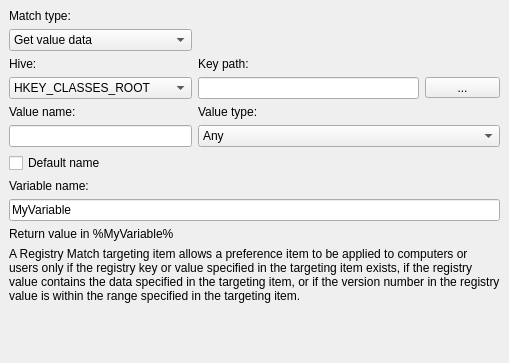
<?xml version="1.0" encoding="UTF-8"?>
<ui version="4.0">
 <class>RegistryMatchWidget</class>
 <widget class="QWidget" name="RegistryMatchWidget">
  <property name="geometry">
   <rect>
    <x>0</x>
    <y>0</y>
    <width>509</width>
    <height>363</height>
   </rect>
  </property>
  <property name="sizePolicy">
   <sizepolicy hsizetype="MinimumExpanding" vsizetype="Preferred">
    <horstretch>0</horstretch>
    <verstretch>0</verstretch>
   </sizepolicy>
  </property>
  <property name="minimumSize">
   <size>
    <width>509</width>
    <height>0</height>
   </size>
  </property>
  <property name="windowTitle">
   <string/>
  </property>
  <layout class="QGridLayout" name="gridLayout_2">
   <property name="leftMargin">
    <number>0</number>
   </property>
   <property name="topMargin">
    <number>0</number>
   </property>
   <property name="rightMargin">
    <number>0</number>
   </property>
   <property name="bottomMargin">
    <number>0</number>
   </property>
   <item row="0" column="0">
    <widget class="QStackedWidget" name="stackedWidget">
     <property name="minimumSize">
      <size>
       <width>500</width>
       <height>0</height>
      </size>
     </property>
     <property name="currentIndex">
      <number>3</number>
     </property>
     <widget class="QWidget" name="page_1">
      <layout class="QGridLayout" name="gridLayout_3">
       <item row="0" column="0">
        <widget class="QLabel" name="matchLabel_1">
         <property name="sizePolicy">
          <sizepolicy hsizetype="Maximum" vsizetype="Preferred">
           <horstretch>0</horstretch>
           <verstretch>0</verstretch>
          </sizepolicy>
         </property>
         <property name="text">
          <string>Match type:</string>
         </property>
         <property name="buddy">
          <cstring>matchComboBox_2</cstring>
         </property>
        </widget>
       </item>
       <item row="1" column="0">
        <widget class="QComboBox" name="matchComboBox_1">
         <property name="sizePolicy">
          <sizepolicy hsizetype="Fixed" vsizetype="Fixed">
           <horstretch>0</horstretch>
           <verstretch>0</verstretch>
          </sizepolicy>
         </property>
         <property name="minimumSize">
          <size>
           <width>200</width>
           <height>0</height>
          </size>
         </property>
         <property name="currentIndex">
          <number>0</number>
         </property>
         <item>
          <property name="text">
           <string>Key exists</string>
          </property>
         </item>
         <item>
          <property name="text">
           <string>Value exists</string>
          </property>
         </item>
         <item>
          <property name="text">
           <string>Match value data</string>
          </property>
         </item>
         <item>
          <property name="text">
           <string>Get value data</string>
          </property>
         </item>
        </widget>
       </item>
       <item row="2" column="0">
        <widget class="QLabel" name="hiveLabel_1">
         <property name="text">
          <string>Hive:</string>
         </property>
         <property name="buddy">
          <cstring>hiveComboBox_1</cstring>
         </property>
        </widget>
       </item>
       <item row="2" column="1">
        <widget class="QLabel" name="pathLabel_1">
         <property name="text">
          <string>Key path:</string>
         </property>
         <property name="buddy">
          <cstring>pathToolButton_1</cstring>
         </property>
        </widget>
       </item>
       <item row="3" column="0">
        <widget class="QComboBox" name="hiveComboBox_1">
         <property name="minimumSize">
          <size>
           <width>200</width>
           <height>0</height>
          </size>
         </property>
         <item>
          <property name="text">
           <string>HKEY_CLASSES_ROOT</string>
          </property>
         </item>
         <item>
          <property name="text">
           <string>HKEY_CURRENT_USER</string>
          </property>
         </item>
         <item>
          <property name="text">
           <string>HKEY_LOCAL_MACHINE</string>
          </property>
         </item>
         <item>
          <property name="text">
           <string>HKEY_USERS</string>
          </property>
         </item>
         <item>
          <property name="text">
           <string>HKEY_CURRENT_CONFIG</string>
          </property>
         </item>
        </widget>
       </item>
       <item row="3" column="1">
        <widget class="QLineEdit" name="pathLineEdit_1">
         <property name="sizePolicy">
          <sizepolicy hsizetype="Preferred" vsizetype="Fixed">
           <horstretch>0</horstretch>
           <verstretch>0</verstretch>
          </sizepolicy>
         </property>
         <property name="minimumSize">
          <size>
           <width>50</width>
           <height>0</height>
          </size>
         </property>
         <property name="maximumSize">
          <size>
           <width>16777215</width>
           <height>16777215</height>
          </size>
         </property>
         <property name="focusPolicy">
          <enum>Qt::NoFocus</enum>
         </property>
        </widget>
       </item>
       <item row="3" column="2">
        <widget class="QToolButton" name="pathToolButton_1">
         <property name="minimumSize">
          <size>
           <width>75</width>
           <height>0</height>
          </size>
         </property>
         <property name="text">
          <string>...</string>
         </property>
        </widget>
       </item>
       <item row="4" column="0" colspan="3">
        <widget class="QLabel" name="label_1">
         <property name="text">
          <string>A Registry Match targeting item allows a preference item to be applied to computers or users only if the registry key or value specified in the targeting item exists, if the registry value contains the data specified in the targeting item, or if the version number in the registry value is within the range specified in the targeting item.</string>
         </property>
         <property name="wordWrap">
          <bool>true</bool>
         </property>
        </widget>
       </item>
       <item row="5" column="0" colspan="3">
        <spacer name="verticalSpacer_1">
         <property name="orientation">
          <enum>Qt::Vertical</enum>
         </property>
         <property name="sizeHint" stdset="0">
          <size>
           <width>552</width>
           <height>218</height>
          </size>
         </property>
        </spacer>
       </item>
      </layout>
     </widget>
     <widget class="QWidget" name="page_2">
      <layout class="QGridLayout" name="gridLayout">
       <item row="8" column="0" colspan="3">
        <spacer name="verticalSpacer_2">
         <property name="orientation">
          <enum>Qt::Vertical</enum>
         </property>
         <property name="sizeHint" stdset="0">
          <size>
           <width>558</width>
           <height>137</height>
          </size>
         </property>
        </spacer>
       </item>
       <item row="4" column="1">
        <widget class="QLabel" name="valTypeLabel_2">
         <property name="text">
          <string>Value type:</string>
         </property>
         <property name="buddy">
          <cstring>valTypeComboBox_2</cstring>
         </property>
        </widget>
       </item>
       <item row="5" column="1" colspan="2">
        <widget class="QComboBox" name="valTypeComboBox_2">
         <item>
          <property name="text">
           <string>Any</string>
          </property>
         </item>
         <item>
          <property name="text">
           <string>REG_SZ</string>
          </property>
         </item>
         <item>
          <property name="text">
           <string>REG_EXPAND_SZ</string>
          </property>
         </item>
         <item>
          <property name="text">
           <string>REG_MULTI_SZ</string>
          </property>
         </item>
         <item>
          <property name="text">
           <string>REG_DWORD</string>
          </property>
         </item>
         <item>
          <property name="text">
           <string>REG_BINARY</string>
          </property>
         </item>
        </widget>
       </item>
       <item row="3" column="2">
        <widget class="QToolButton" name="pathToolButton_2">
         <property name="minimumSize">
          <size>
           <width>75</width>
           <height>0</height>
          </size>
         </property>
         <property name="text">
          <string>...</string>
         </property>
        </widget>
       </item>
       <item row="7" column="0" colspan="3">
        <widget class="QLabel" name="label_2">
         <property name="text">
          <string>A Registry Match targeting item allows a preference item to be applied to computers or users only if the registry key or value specified in the targeting item exists, if the registry value contains the data specified in the targeting item, or if the version number in the registry value is within the range specified in the targeting item.</string>
         </property>
         <property name="wordWrap">
          <bool>true</bool>
         </property>
        </widget>
       </item>
       <item row="2" column="0">
        <widget class="QLabel" name="hiveLabel_2">
         <property name="text">
          <string>Hive:</string>
         </property>
         <property name="buddy">
          <cstring>hiveComboBox_2</cstring>
         </property>
        </widget>
       </item>
       <item row="0" column="0">
        <widget class="QLabel" name="matchLabel_2">
         <property name="sizePolicy">
          <sizepolicy hsizetype="Maximum" vsizetype="Preferred">
           <horstretch>0</horstretch>
           <verstretch>0</verstretch>
          </sizepolicy>
         </property>
         <property name="text">
          <string>Match type:</string>
         </property>
         <property name="buddy">
          <cstring>matchComboBox_2</cstring>
         </property>
        </widget>
       </item>
       <item row="1" column="0">
        <widget class="QComboBox" name="matchComboBox_2">
         <property name="sizePolicy">
          <sizepolicy hsizetype="Fixed" vsizetype="Fixed">
           <horstretch>0</horstretch>
           <verstretch>0</verstretch>
          </sizepolicy>
         </property>
         <property name="minimumSize">
          <size>
           <width>200</width>
           <height>0</height>
          </size>
         </property>
         <property name="currentIndex">
          <number>1</number>
         </property>
         <item>
          <property name="text">
           <string>Key exists</string>
          </property>
         </item>
         <item>
          <property name="text">
           <string>Value exists</string>
          </property>
         </item>
         <item>
          <property name="text">
           <string>Match value data</string>
          </property>
         </item>
         <item>
          <property name="text">
           <string>Get value data</string>
          </property>
         </item>
        </widget>
       </item>
       <item row="2" column="1">
        <widget class="QLabel" name="pathLabel_2">
         <property name="text">
          <string>Key path:</string>
         </property>
         <property name="buddy">
          <cstring>pathToolButton_2</cstring>
         </property>
        </widget>
       </item>
       <item row="3" column="1">
        <widget class="QLineEdit" name="pathLineEdit_2">
         <property name="sizePolicy">
          <sizepolicy hsizetype="Preferred" vsizetype="Fixed">
           <horstretch>0</horstretch>
           <verstretch>0</verstretch>
          </sizepolicy>
         </property>
         <property name="minimumSize">
          <size>
           <width>50</width>
           <height>0</height>
          </size>
         </property>
         <property name="maximumSize">
          <size>
           <width>16777215</width>
           <height>16777215</height>
          </size>
         </property>
         <property name="focusPolicy">
          <enum>Qt::NoFocus</enum>
         </property>
        </widget>
       </item>
       <item row="4" column="0">
        <widget class="QLabel" name="valNameLabel_2">
         <property name="text">
          <string>Value name:</string>
         </property>
         <property name="buddy">
          <cstring>valNameLineEdit_2</cstring>
         </property>
        </widget>
       </item>
       <item row="5" column="0">
        <widget class="QLineEdit" name="valNameLineEdit_2">
         <property name="sizePolicy">
          <sizepolicy hsizetype="Fixed" vsizetype="Fixed">
           <horstretch>0</horstretch>
           <verstretch>0</verstretch>
          </sizepolicy>
         </property>
         <property name="minimumSize">
          <size>
           <width>200</width>
           <height>0</height>
          </size>
         </property>
        </widget>
       </item>
       <item row="3" column="0">
        <widget class="QComboBox" name="hiveComboBox_2">
         <property name="sizePolicy">
          <sizepolicy hsizetype="Fixed" vsizetype="Fixed">
           <horstretch>0</horstretch>
           <verstretch>0</verstretch>
          </sizepolicy>
         </property>
         <property name="minimumSize">
          <size>
           <width>200</width>
           <height>0</height>
          </size>
         </property>
         <item>
          <property name="text">
           <string>HKEY_CLASSES_ROOT</string>
          </property>
         </item>
         <item>
          <property name="text">
           <string>HKEY_CURRENT_USER</string>
          </property>
         </item>
         <item>
          <property name="text">
           <string>HKEY_LOCAL_MACHINE</string>
          </property>
         </item>
         <item>
          <property name="text">
           <string>HKEY_USERS</string>
          </property>
         </item>
         <item>
          <property name="text">
           <string>HKEY_CURRENT_CONFIG</string>
          </property>
         </item>
        </widget>
       </item>
       <item row="6" column="0">
        <widget class="QCheckBox" name="defaultCheckBox_2">
         <property name="text">
          <string>Default name</string>
         </property>
        </widget>
       </item>
      </layout>
     </widget>
     <widget class="QWidget" name="page_3">
      <layout class="QGridLayout" name="gridLayout_4">
       <item row="4" column="0">
        <widget class="QLabel" name="valNameLabel_3">
         <property name="text">
          <string>Value name:</string>
         </property>
         <property name="buddy">
          <cstring>valNameLineEdit_3</cstring>
         </property>
        </widget>
       </item>
       <item row="5" column="0" colspan="2">
        <widget class="QLineEdit" name="valNameLineEdit_3">
         <property name="sizePolicy">
          <sizepolicy hsizetype="Preferred" vsizetype="Fixed">
           <horstretch>0</horstretch>
           <verstretch>0</verstretch>
          </sizepolicy>
         </property>
         <property name="minimumSize">
          <size>
           <width>75</width>
           <height>0</height>
          </size>
         </property>
        </widget>
       </item>
       <item row="2" column="2">
        <widget class="QLabel" name="pathLabel_3">
         <property name="text">
          <string>Key path:</string>
         </property>
         <property name="buddy">
          <cstring>pathLineEdit_3</cstring>
         </property>
        </widget>
       </item>
       <item row="2" column="0">
        <widget class="QLabel" name="hiveLabel_3">
         <property name="text">
          <string>Hive:</string>
         </property>
         <property name="buddy">
          <cstring>hiveComboBox_3</cstring>
         </property>
        </widget>
       </item>
       <item row="3" column="2" colspan="2">
        <widget class="QLineEdit" name="pathLineEdit_3">
         <property name="sizePolicy">
          <sizepolicy hsizetype="Preferred" vsizetype="Fixed">
           <horstretch>0</horstretch>
           <verstretch>0</verstretch>
          </sizepolicy>
         </property>
         <property name="minimumSize">
          <size>
           <width>75</width>
           <height>0</height>
          </size>
         </property>
         <property name="maximumSize">
          <size>
           <width>16777215</width>
           <height>16777215</height>
          </size>
         </property>
         <property name="focusPolicy">
          <enum>Qt::StrongFocus</enum>
         </property>
        </widget>
       </item>
       <item row="5" column="2" colspan="3">
        <widget class="QComboBox" name="valTypeComboBox_3">
         <item>
          <property name="text">
           <string>Any</string>
          </property>
         </item>
         <item>
          <property name="text">
           <string>REG_SZ</string>
          </property>
         </item>
         <item>
          <property name="text">
           <string>REG_EXPAND_SZ</string>
          </property>
         </item>
         <item>
          <property name="text">
           <string>REG_MULTI_SZ</string>
          </property>
         </item>
         <item>
          <property name="text">
           <string>REG_DWORD</string>
          </property>
         </item>
         <item>
          <property name="text">
           <string>REG_BINARY</string>
          </property>
         </item>
        </widget>
       </item>
       <item row="3" column="4">
        <widget class="QToolButton" name="pathToolButton_3">
         <property name="sizePolicy">
          <sizepolicy hsizetype="Preferred" vsizetype="Fixed">
           <horstretch>0</horstretch>
           <verstretch>0</verstretch>
          </sizepolicy>
         </property>
         <property name="minimumSize">
          <size>
           <width>25</width>
           <height>0</height>
          </size>
         </property>
         <property name="maximumSize">
          <size>
           <width>75</width>
           <height>16777215</height>
          </size>
         </property>
         <property name="text">
          <string>...</string>
         </property>
        </widget>
       </item>
       <item row="4" column="2">
        <widget class="QLabel" name="valTypeLabel_3">
         <property name="text">
          <string>Value type:</string>
         </property>
         <property name="buddy">
          <cstring>valTypeComboBox_3</cstring>
         </property>
        </widget>
       </item>
       <item row="1" column="0" colspan="2">
        <widget class="QComboBox" name="matchComboBox_3">
         <property name="sizePolicy">
          <sizepolicy hsizetype="Preferred" vsizetype="Fixed">
           <horstretch>0</horstretch>
           <verstretch>0</verstretch>
          </sizepolicy>
         </property>
         <property name="minimumSize">
          <size>
           <width>75</width>
           <height>0</height>
          </size>
         </property>
         <property name="currentIndex">
          <number>2</number>
         </property>
         <item>
          <property name="text">
           <string>Key exists</string>
          </property>
         </item>
         <item>
          <property name="text">
           <string>Value exists</string>
          </property>
         </item>
         <item>
          <property name="text">
           <string>Match value data</string>
          </property>
         </item>
         <item>
          <property name="text">
           <string>Get value data</string>
          </property>
         </item>
        </widget>
       </item>
       <item row="3" column="0" colspan="2">
        <widget class="QComboBox" name="hiveComboBox_3">
         <property name="sizePolicy">
          <sizepolicy hsizetype="Preferred" vsizetype="Fixed">
           <horstretch>0</horstretch>
           <verstretch>0</verstretch>
          </sizepolicy>
         </property>
         <property name="minimumSize">
          <size>
           <width>75</width>
           <height>0</height>
          </size>
         </property>
         <item>
          <property name="text">
           <string>HKEY_CLASSES_ROOT</string>
          </property>
         </item>
         <item>
          <property name="text">
           <string>HKEY_CURRENT_USER</string>
          </property>
         </item>
         <item>
          <property name="text">
           <string>HKEY_LOCAL_MACHINE</string>
          </property>
         </item>
         <item>
          <property name="text">
           <string>HKEY_USERS</string>
          </property>
         </item>
         <item>
          <property name="text">
           <string>HKEY_CURRENT_CONFIG</string>
          </property>
         </item>
        </widget>
       </item>
       <item row="7" column="0">
        <widget class="QLabel" name="valDataLabel_3">
         <property name="text">
          <string>Value data:</string>
         </property>
         <property name="buddy">
          <cstring>valDataLineEdit_3</cstring>
         </property>
        </widget>
       </item>
       <item row="10" column="0" colspan="5">
        <widget class="QLabel" name="label_3">
         <property name="text">
          <string>A Registry Match targeting item allows a preference item to be applied to computers or users only if the registry key or value specified in the targeting item exists, if the registry value contains the data specified in the targeting item, or if the version number in the registry value is within the range specified in the targeting item.</string>
         </property>
         <property name="wordWrap">
          <bool>true</bool>
         </property>
        </widget>
       </item>
       <item row="11" column="0" colspan="5">
        <spacer name="verticalSpacer_3">
         <property name="orientation">
          <enum>Qt::Vertical</enum>
         </property>
         <property name="sizeHint" stdset="0">
          <size>
           <width>487</width>
           <height>26</height>
          </size>
         </property>
        </spacer>
       </item>
       <item row="0" column="0">
        <widget class="QLabel" name="matchLabel_3">
         <property name="sizePolicy">
          <sizepolicy hsizetype="Maximum" vsizetype="Preferred">
           <horstretch>0</horstretch>
           <verstretch>0</verstretch>
          </sizepolicy>
         </property>
         <property name="text">
          <string>Match type:</string>
         </property>
         <property name="buddy">
          <cstring>matchComboBox_2</cstring>
         </property>
        </widget>
       </item>
       <item row="0" column="2" colspan="3">
        <widget class="QLabel" name="dataMatchLabel_3">
         <property name="text">
          <string>Value data match type:</string>
         </property>
         <property name="buddy">
          <cstring>dataMatchComboBox_3</cstring>
         </property>
        </widget>
       </item>
       <item row="6" column="0" colspan="2">
        <widget class="QCheckBox" name="defaultCheckBox_3">
         <property name="text">
          <string>Default name</string>
         </property>
        </widget>
       </item>
       <item row="1" column="2" colspan="3">
        <widget class="QComboBox" name="dataMatchComboBox_3">
         <property name="minimumSize">
          <size>
           <width>75</width>
           <height>0</height>
          </size>
         </property>
         <item>
          <property name="text">
           <string>Any</string>
          </property>
         </item>
         <item>
          <property name="text">
           <string>Substring match</string>
          </property>
         </item>
         <item>
          <property name="text">
           <string>Version match</string>
          </property>
         </item>
        </widget>
       </item>
       <item row="8" column="0" colspan="5">
        <widget class="QLineEdit" name="valDataLineEdit_3"/>
       </item>
       <item row="9" column="0">
        <widget class="QComboBox" name="regMinComboBox">
         <property name="minimumSize">
          <size>
           <width>65</width>
           <height>0</height>
          </size>
         </property>
         <property name="maximumSize">
          <size>
           <width>65</width>
           <height>16777215</height>
          </size>
         </property>
         <item>
          <property name="text">
           <string>&gt;=</string>
          </property>
         </item>
         <item>
          <property name="text">
           <string>&gt;</string>
          </property>
         </item>
        </widget>
       </item>
       <item row="9" column="1" colspan="2">
        <widget class="QLineEdit" name="regMinLineEdit">
         <property name="minimumSize">
          <size>
           <width>120</width>
           <height>0</height>
          </size>
         </property>
         <property name="inputMask">
          <string>00000.00000.00000.00000</string>
         </property>
         <property name="text">
          <string>0.0.0.0</string>
         </property>
         <property name="maxLength">
          <number>23</number>
         </property>
         <property name="alignment">
          <set>Qt::AlignCenter</set>
         </property>
        </widget>
       </item>
       <item row="9" column="3">
        <widget class="QComboBox" name="regMaxComboBox">
         <property name="minimumSize">
          <size>
           <width>65</width>
           <height>0</height>
          </size>
         </property>
         <property name="maximumSize">
          <size>
           <width>65</width>
           <height>16777215</height>
          </size>
         </property>
         <item>
          <property name="text">
           <string>&lt;</string>
          </property>
         </item>
         <item>
          <property name="text">
           <string>&lt;=</string>
          </property>
         </item>
        </widget>
       </item>
       <item row="9" column="4">
        <widget class="QLineEdit" name="regMaxLineEdit">
         <property name="minimumSize">
          <size>
           <width>120</width>
           <height>0</height>
          </size>
         </property>
         <property name="inputMask">
          <string>00000.00000.00000.00000</string>
         </property>
         <property name="text">
          <string>0.0.0.0</string>
         </property>
         <property name="maxLength">
          <number>23</number>
         </property>
         <property name="alignment">
          <set>Qt::AlignCenter</set>
         </property>
        </widget>
       </item>
      </layout>
     </widget>
     <widget class="QWidget" name="page_4">
      <layout class="QGridLayout" name="gridLayout_5">
       <item row="4" column="0">
        <widget class="QLabel" name="valNameLabel_4">
         <property name="text">
          <string>Value name:</string>
         </property>
         <property name="buddy">
          <cstring>valNameLineEdit_4</cstring>
         </property>
        </widget>
       </item>
       <item row="7" column="0">
        <widget class="QLabel" name="varNameLabel_4">
         <property name="text">
          <string>Variable name:</string>
         </property>
         <property name="buddy">
          <cstring>varNameLineEdit_4</cstring>
         </property>
        </widget>
       </item>
       <item row="8" column="0" colspan="3">
        <widget class="QLineEdit" name="varNameLineEdit_4">
         <property name="text">
          <string>MyVariable</string>
         </property>
        </widget>
       </item>
       <item row="3" column="0">
        <widget class="QComboBox" name="hiveComboBox_4">
         <property name="sizePolicy">
          <sizepolicy hsizetype="Preferred" vsizetype="Fixed">
           <horstretch>0</horstretch>
           <verstretch>0</verstretch>
          </sizepolicy>
         </property>
         <property name="minimumSize">
          <size>
           <width>75</width>
           <height>0</height>
          </size>
         </property>
         <item>
          <property name="text">
           <string>HKEY_CLASSES_ROOT</string>
          </property>
         </item>
         <item>
          <property name="text">
           <string>HKEY_CURRENT_USER</string>
          </property>
         </item>
         <item>
          <property name="text">
           <string>HKEY_LOCAL_MACHINE</string>
          </property>
         </item>
         <item>
          <property name="text">
           <string>HKEY_USERS</string>
          </property>
         </item>
         <item>
          <property name="text">
           <string>HKEY_CURRENT_CONFIG</string>
          </property>
         </item>
        </widget>
       </item>
       <item row="1" column="0">
        <widget class="QComboBox" name="matchComboBox_4">
         <property name="sizePolicy">
          <sizepolicy hsizetype="Preferred" vsizetype="Fixed">
           <horstretch>0</horstretch>
           <verstretch>0</verstretch>
          </sizepolicy>
         </property>
         <property name="minimumSize">
          <size>
           <width>75</width>
           <height>0</height>
          </size>
         </property>
         <property name="currentIndex">
          <number>3</number>
         </property>
         <item>
          <property name="text">
           <string>Key exists</string>
          </property>
         </item>
         <item>
          <property name="text">
           <string>Value exists</string>
          </property>
         </item>
         <item>
          <property name="text">
           <string>Match value data</string>
          </property>
         </item>
         <item>
          <property name="text">
           <string>Get value data</string>
          </property>
         </item>
        </widget>
       </item>
       <item row="2" column="1">
        <widget class="QLabel" name="pathLabel_4">
         <property name="text">
          <string>Key path:</string>
         </property>
         <property name="buddy">
          <cstring>pathLineEdit_4</cstring>
         </property>
        </widget>
       </item>
       <item row="3" column="1">
        <widget class="QLineEdit" name="pathLineEdit_4">
         <property name="sizePolicy">
          <sizepolicy hsizetype="Preferred" vsizetype="Fixed">
           <horstretch>0</horstretch>
           <verstretch>0</verstretch>
          </sizepolicy>
         </property>
         <property name="minimumSize">
          <size>
           <width>75</width>
           <height>0</height>
          </size>
         </property>
         <property name="maximumSize">
          <size>
           <width>16777215</width>
           <height>16777215</height>
          </size>
         </property>
         <property name="focusPolicy">
          <enum>Qt::StrongFocus</enum>
         </property>
        </widget>
       </item>
       <item row="4" column="1">
        <widget class="QLabel" name="valTypeLabel_4">
         <property name="text">
          <string>Value type:</string>
         </property>
         <property name="buddy">
          <cstring>valTypeComboBox_4</cstring>
         </property>
        </widget>
       </item>
       <item row="11" column="0" colspan="3">
        <spacer name="verticalSpacer_4">
         <property name="orientation">
          <enum>Qt::Vertical</enum>
         </property>
         <property name="sizeHint" stdset="0">
          <size>
           <width>487</width>
           <height>3</height>
          </size>
         </property>
        </spacer>
       </item>
       <item row="5" column="0">
        <widget class="QLineEdit" name="valNameLineEdit_4">
         <property name="sizePolicy">
          <sizepolicy hsizetype="Preferred" vsizetype="Fixed">
           <horstretch>0</horstretch>
           <verstretch>0</verstretch>
          </sizepolicy>
         </property>
         <property name="minimumSize">
          <size>
           <width>75</width>
           <height>0</height>
          </size>
         </property>
        </widget>
       </item>
       <item row="0" column="0">
        <widget class="QLabel" name="matchLabel_4">
         <property name="sizePolicy">
          <sizepolicy hsizetype="Maximum" vsizetype="Preferred">
           <horstretch>0</horstretch>
           <verstretch>0</verstretch>
          </sizepolicy>
         </property>
         <property name="text">
          <string>Match type:</string>
         </property>
         <property name="buddy">
          <cstring>matchComboBox_2</cstring>
         </property>
        </widget>
       </item>
       <item row="6" column="0">
        <widget class="QCheckBox" name="defaultCheckBox_4">
         <property name="text">
          <string>Default name</string>
         </property>
        </widget>
       </item>
       <item row="3" column="2">
        <widget class="QToolButton" name="pathToolButton_4">
         <property name="sizePolicy">
          <sizepolicy hsizetype="Preferred" vsizetype="Fixed">
           <horstretch>0</horstretch>
           <verstretch>0</verstretch>
          </sizepolicy>
         </property>
         <property name="minimumSize">
          <size>
           <width>25</width>
           <height>0</height>
          </size>
         </property>
         <property name="maximumSize">
          <size>
           <width>75</width>
           <height>16777215</height>
          </size>
         </property>
         <property name="text">
          <string>...</string>
         </property>
        </widget>
       </item>
       <item row="10" column="0" colspan="3">
        <widget class="QLabel" name="label_4">
         <property name="text">
          <string>A Registry Match targeting item allows a preference item to be applied to computers or users only if the registry key or value specified in the targeting item exists, if the registry value contains the data specified in the targeting item, or if the version number in the registry value is within the range specified in the targeting item.</string>
         </property>
         <property name="wordWrap">
          <bool>true</bool>
         </property>
        </widget>
       </item>
       <item row="5" column="1" colspan="2">
        <widget class="QComboBox" name="valTypeComboBox_4">
         <item>
          <property name="text">
           <string>Any</string>
          </property>
         </item>
         <item>
          <property name="text">
           <string>REG_SZ</string>
          </property>
         </item>
         <item>
          <property name="text">
           <string>REG_EXPAND_SZ</string>
          </property>
         </item>
         <item>
          <property name="text">
           <string>REG_MULTI_SZ</string>
          </property>
         </item>
         <item>
          <property name="text">
           <string>REG_DWORD</string>
          </property>
         </item>
         <item>
          <property name="text">
           <string>REG_BINARY</string>
          </property>
         </item>
        </widget>
       </item>
       <item row="2" column="0">
        <widget class="QLabel" name="hiveLabel_4">
         <property name="text">
          <string>Hive:</string>
         </property>
         <property name="buddy">
          <cstring>hiveComboBox_4</cstring>
         </property>
        </widget>
       </item>
       <item row="9" column="0">
        <widget class="QLabel" name="returnLabel_4">
         <property name="text">
          <string>Return value in %MyVariable%</string>
         </property>
        </widget>
       </item>
      </layout>
     </widget>
    </widget>
   </item>
  </layout>
 </widget>
 <tabstops>
  <tabstop>matchComboBox_2</tabstop>
  <tabstop>hiveComboBox_2</tabstop>
  <tabstop>pathToolButton_2</tabstop>
  <tabstop>valNameLineEdit_2</tabstop>
  <tabstop>valTypeComboBox_2</tabstop>
  <tabstop>defaultCheckBox_2</tabstop>
  <tabstop>matchComboBox_3</tabstop>
  <tabstop>dataMatchComboBox_3</tabstop>
  <tabstop>hiveComboBox_3</tabstop>
  <tabstop>pathLineEdit_3</tabstop>
  <tabstop>pathToolButton_3</tabstop>
  <tabstop>valNameLineEdit_3</tabstop>
  <tabstop>valTypeComboBox_3</tabstop>
  <tabstop>defaultCheckBox_3</tabstop>
  <tabstop>valDataLineEdit_3</tabstop>
  <tabstop>matchComboBox_4</tabstop>
  <tabstop>hiveComboBox_4</tabstop>
  <tabstop>pathLineEdit_4</tabstop>
  <tabstop>pathToolButton_4</tabstop>
  <tabstop>valNameLineEdit_4</tabstop>
  <tabstop>valTypeComboBox_4</tabstop>
  <tabstop>defaultCheckBox_4</tabstop>
  <tabstop>varNameLineEdit_4</tabstop>
  <tabstop>matchComboBox_1</tabstop>
  <tabstop>hiveComboBox_1</tabstop>
  <tabstop>pathToolButton_1</tabstop>
 </tabstops>
 <resources/>
 <connections/>
</ui>
